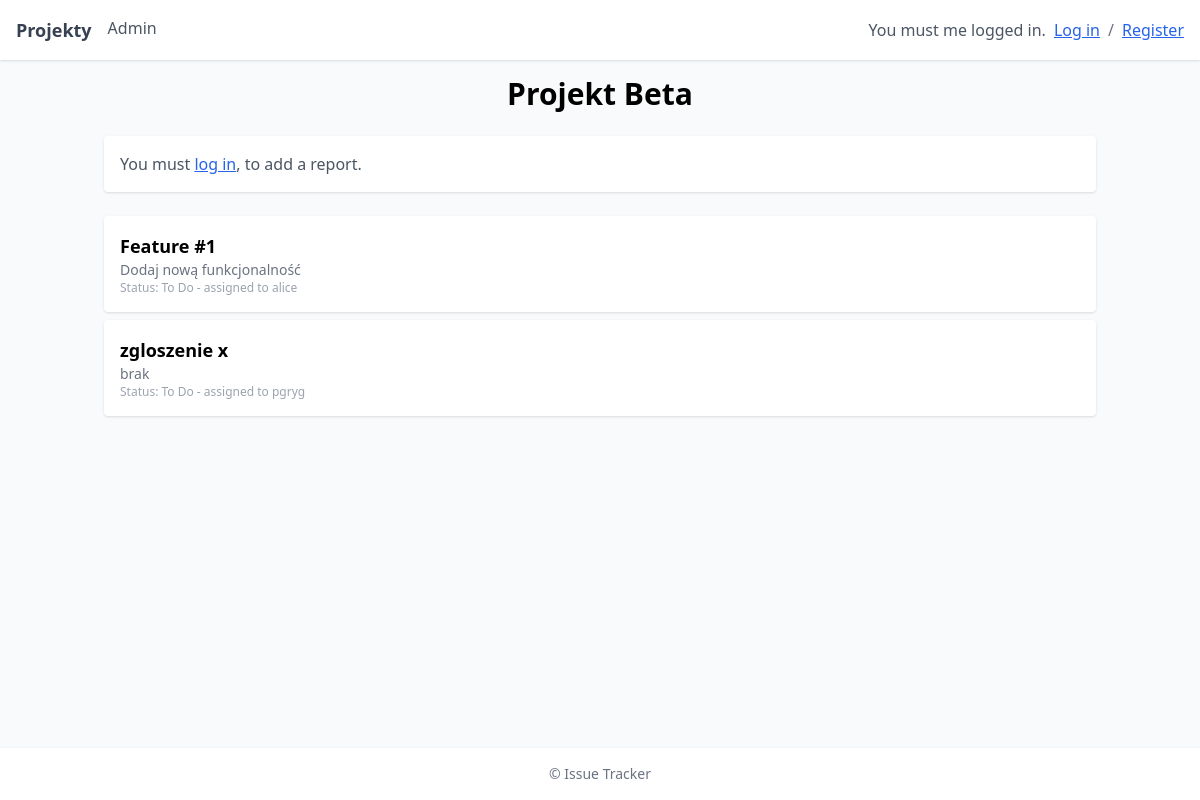
The app's page /projects/3/, older data.
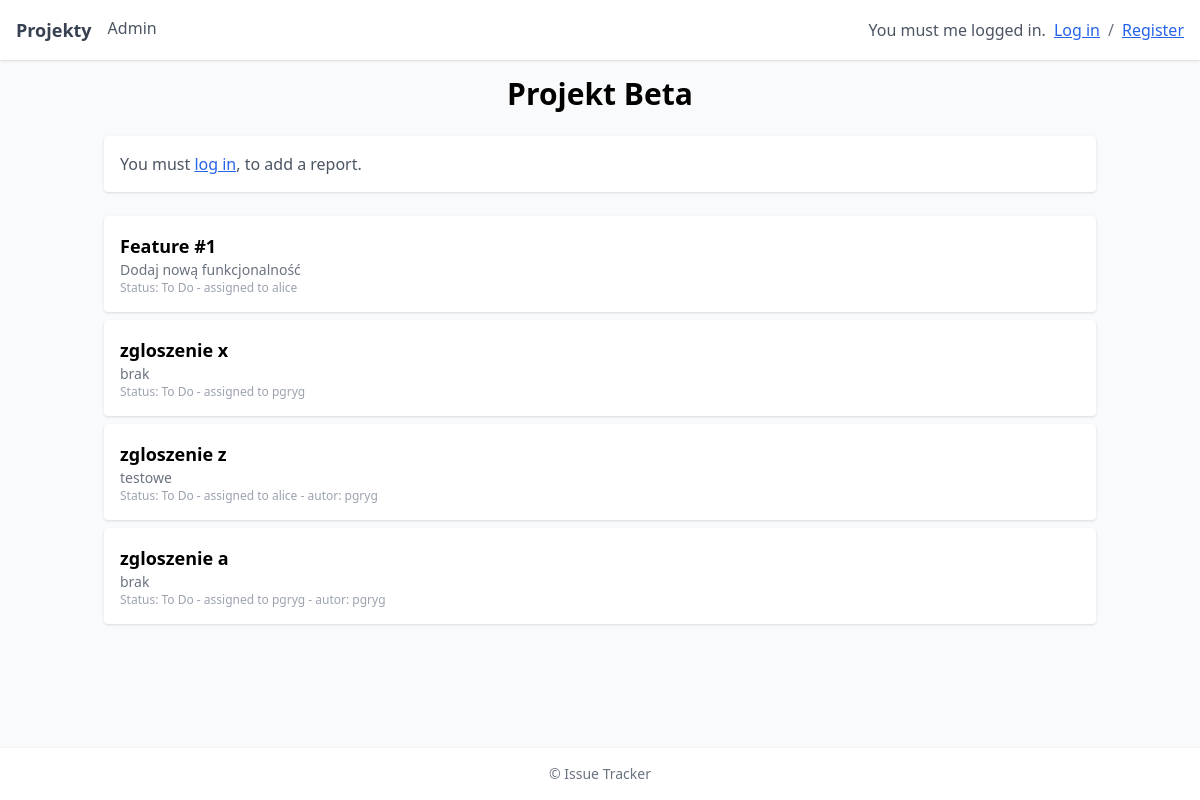
The same page, newer data.
### issues/models.py (models this page shows, shortened)
class Project(models.Model):
    name = models.CharField(max_length=100)
    description = models.TextField(blank=True)
    created_at = models.DateTimeField(auto_now_add=True)

class Issue(models.Model):
    STATUS_CHOICES = [
        ("todo", "To Do"),
        ("in_progress", "In Progress"),
        ("done", "Done"),
    ]
    project = models.ForeignKey(Project, on_delete=models.CASCADE, related_name="issues")
    title = models.CharField(max_length=200)
    description = models.TextField()
    status = models.CharField(max_length=20, choices=STATUS_CHOICES, default="todo")
    assignee = models.ForeignKey(User, on_delete=models.SET_NULL, null=True, blank=True, related_name="assigned_issues")
    author = models.ForeignKey(User, on_delete=models.SET_NULL, null=True, blank=True, related_name="created_issues")
    created_at = models.DateTimeField(auto_now_add=True)
    updated_at = models.DateTimeField(auto_now=True)

### issues/views.py (the view)
# urls.py: path("projects/<int:pk>/", views.project_detail, name="project_detail"),
def project_detail(request, pk):
    project = get_object_or_404(Project, pk=pk)
    issue_form = IssueForm()
    return render(request, "projects/detail.html", {"project": project, "issue_form": issue_form})

### templates/projects/detail.html (shortened to what this page needs)
{% extends "base.html" %}
{% block content %}
<h1 class="text-3xl font-bold text-center mb-6">{{ project.name }}</h1>
<div class="mb-6 bg-white p-4 rounded shadow">
  {% if user.is_authenticated %}
    <form action="{% url 'create_issue' project_pk=project.pk %}" method="post" hx-post="{% url 'create_issue' project_pk=project.pk %}" hx-target="#issues-list" hx-swap="beforeend">
      {% csrf_token %}
      {{ issue_form.as_p }}
      <button type="submit" class="bg-blue-600 text-white px-4 py-2 rounded hover:bg-blue-700">Add a report</button>
    </form>
  {% else %}
    <p class="text-gray-600">You must <a href="{% url 'login' %}" class="text-blue-600 underline">log in</a>, to add a report.</p>
  {% endif %}
</div>
<div id="issues-list" class="space-y-2">
  {% for issue in project.issues.all %}
    {% include "issues/_issue_item.html" %}
  {% empty %}
    <p class="text-gray-500">No reports</p>
  {% endfor %}
</div>
{% endblock %}

### templates/base.html (shortened to what this page needs)
<!doctype html>
<html lang="pl">
<head>
  <script src="https://cdn.tailwindcss.com"></script>
</head>
<body class="bg-gray-50 min-h-screen flex flex-col">
  <nav class="bg-white shadow p-4 flex justify-between items-center">
    <div class="flex space-x-4">
      <a href="{% url 'project_list' %}" class="font-semibold text-lg text-gray-700 hover:text-blue-600">Projekty</a>
      <a href="/admin/" class="text-gray-600 hover:text-blue-600">Admin</a>
    </div>
    <div class="flex items-center space-x-2">
      {% if user.is_authenticated %}
        <span class="text-gray-700">Welcome, {{ user.username }}</span>
        <form action="{% url 'logout' %}" method="post">
          {% csrf_token %}
          <button type="submit" class="text-blue-600 hover:text-blue-800 underline">Log out</button>
        </form>
      {% else %}
        <span class="text-gray-600">You must me logged in.</span>
        <a href="{% url 'login' %}" class="text-blue-600 hover:text-blue-800 underline">Log in</a>
        <span class="text-gray-500">/</span>
        <a href="{% url 'register' %}" class="text-blue-600 hover:text-blue-800 underline">Register</a>
      {% endif %}
    </div>
  </nav>
  <main class="flex-1 container mx-auto p-4">
    {% block content %}{% endblock %}
  </main>
  <footer class="bg-white shadow p-4 text-center text-gray-500 text-sm">
    &copy; {{ now.year }} Issue Tracker
  </footer>
</body>
</html>

### templates/issues/_issue_item.html (shortened to what this page needs)
<div class="card bg-white shadow p-4 rounded" id="issue-{{ issue.pk }}">
  <div class="flex justify-between items-center">
    <div>
      <strong class="text-lg">{{ issue.title }}</strong>
      <p class="text-gray-500 text-sm">{{ issue.description|linebreaksbr }}</p>
      <p class="text-gray-400 text-xs">
        Status: <span class="badge {{ issue.status|lower }}">{{ issue.get_status_display }}</span>
        {% if issue.assignee %}- assigned to {{ issue.assignee.username }}{% endif %}
        {% if issue.author %}- autor: {{ issue.author.username }}{% endif %}
      </p>
    </div>
  </div>
</div>

Row changes from the older to the newer data that the page shows:
added Issue: title "zgloszenie z", description "testowe", status "To Do", assignee.username "alice", author.username "pgryg"
added Issue: title "zgloszenie a", description "brak", status "To Do", assignee.username "pgryg", author.username "pgryg"
